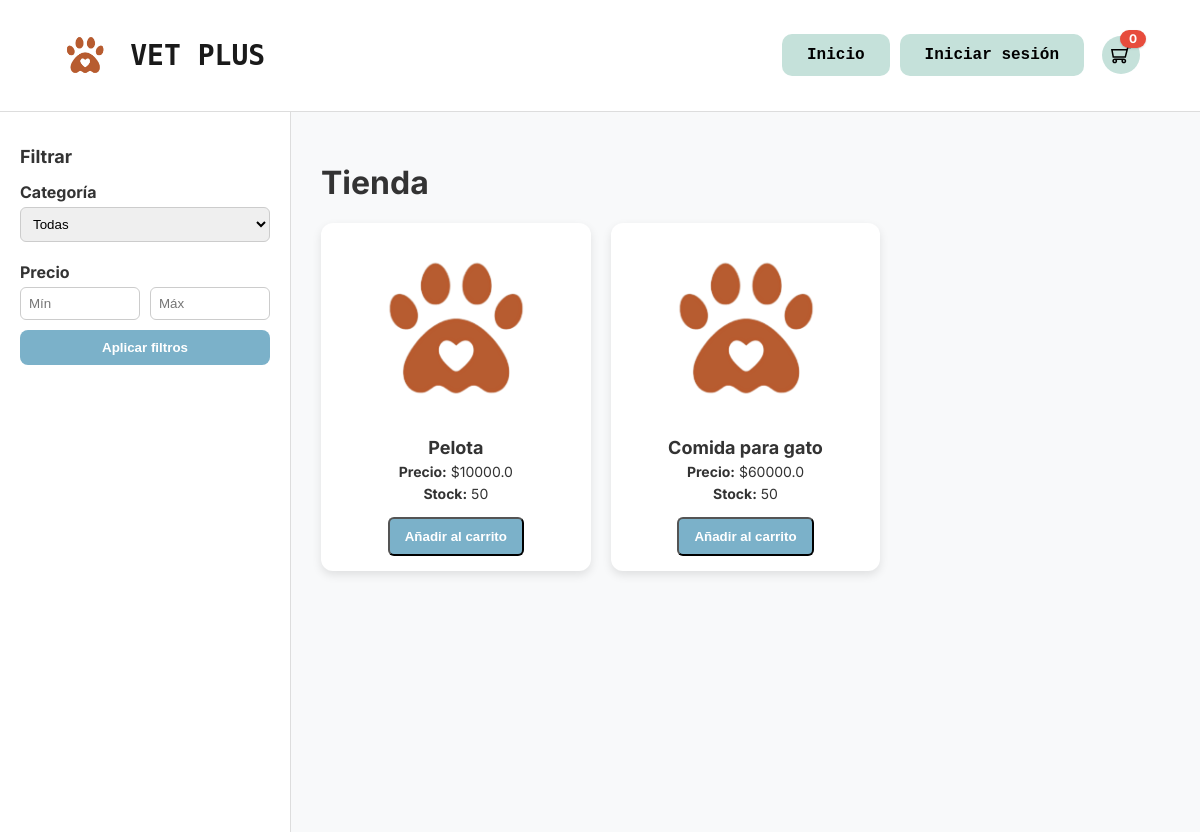
The page /tienda on the database its author committed.
### vetplus/models.py (models this page shows, shortened)
class Product(db.Model):
    id = db.Column(db.Integer, primary_key = True)
    name = db.Column(db.String(100), nullable = False)
    description = db.Column(db.Text, nullable = False)
    price = db.Column(db.Float, nullable = False)
    stock = db.Column(db.Integer, nullable = False)
    category_id = db.Column(db.Integer, db.ForeignKey("category.id"), nullable = False)

### vetplus/routes/store.py (the view)
@store_bp.route("/tienda")
def tienda():
    category_id = request.args.get("category", type = int)
    min_price = request.args.get("min_price", type = float)
    max_price = request.args.get("max_price", type = float)
    query = Product.query
    if category_id:
        query = query.filter(Product.category_id == category_id)
    if min_price != None:
        query = query.filter(Product.price >= min_price)
    if max_price != None:
        query = query.filter(Product.price <= max_price)
    products = query.all()
    categories = Category.query.all()
    return render_template("store/store.html", products = products, categories = categories, category_id = category_id, min_price = min_price, max_price = max_price)

### templates/store/store.html (shortened to what this page needs)
<!DOCTYPE html>
<html lang="es">
<head>
</head>
<body>
    <header>
        <div class="logo">
            <img src="{{ url_for('static', filename='img/logo.png') }}" alt="Logo Vetplus" class="icono" height="50">
            <h1>VET PLUS</h1>
        </div>
        <nav>
            <a href="{{ url_for('main.home' )}}"><button class="btn">Inicio</button></a>
            {% if current_user.is_authenticated %}
            <a href="{{ url_for('main.dashboard' )}}"><button class="btn">Dashboard</button></a>
            {% else %}
            <a href="{{ url_for('auth.login') }}"><button class="btn">Iniciar sesión</button></a>
            {% endif %}
            <a href="{{ url_for('cart.view_cart') }}" class="cart-link" title="Ver carrito">
                <div class="cart-circle">
                </div>
                <span id="cart-count-badge" class="cart-badge">
                    {{ session.get('cart')|length if session.get('cart') else 0 }}
                </span>
            </a>
        </nav>
    </header>
    <div class="content">
        <aside>
            <h2>Filtrar</h2>
            <form method="GET" action="{{ url_for('store.tienda') }}">
                <label for="category">Categoría</label>
                <select name="category" id="category">
                    <option value="">Todas</option>
                </select>
                <label>Precio</label>
                <div class="price-filter">
                    <input type="number" name="min_price" placeholder="Mín"
                        value="{{ request.args.get('min_price', '') }}">
                    <input type="number" name="max_price" placeholder="Máx"
                        value="{{ request.args.get('max_price', '') }}">
                </div>
                <button type="submit">Aplicar filtros</button>
            </form>
        </aside>
        <main>
            <h1>Tienda</h1>
            <div class="products-grid">
                {% for product in products %}
                <div class="product-card">
                    <img src="{{ url_for('static', filename='img/logo.png') }}" alt="Imagen producto">
                    <h3>{{ product.name }}</h3>
                    <p><strong>Precio:</strong> ${{ product.price }}</p>
                    <p><strong>Stock:</strong> {{ product.stock }}</p>
                    <button class="btn-add" onclick="addToCart({{ product.id }})">Añadir al carrito</button>
                </div>
                {% endfor %}
            </div>
        </main>
    </div>
</body>
</html>

### templates/store/store.html (style rules this page uses)
body { margin: 0; font-family: 'Inter', sans-serif; background: #f8f9fa; color: #333; }
header { display: flex; justify-content: space-between; align-items: center; padding: 20px 60px; background: #fff; border-bottom: 1px solid #ddd; }
nav { display: flex; align-items: center; gap: 10px; }
.logo { display: flex; align-items: center; gap: 20px; }
.logo h1 { font-size: 28px; font-weight: bold; color: #1a1a1a; font-family: 'monospace', cursive, sans-serif; }
.btn { background-color: #c5e1da; border: none; padding: 12px 25px; border-radius: 10px; cursor: pointer; font-size: 16px; font-weight: bold; font-family: 'Lucida Console', monospace; transition: transform 0.2s ease, background 0.3s ease; }
.content { display: flex; min-height: calc(100vh - 80px); }
aside { width: 250px; background: #fff; border-right: 1px solid #ddd; padding: 20px; }
aside h2 { font-size: 18px; margin-bottom: 15px; }
aside form label { font-weight: bold; display: block; margin: 10px 0 5px; }
aside form select, aside form input { width: 100%; padding: 8px; margin-bottom: 10px; border-radius: 6px; border: 1px solid #ccc; }
.price-filter { display: flex; gap: 10px; }
.price-filter input { width: 100%; }
aside button { width: 100%; padding: 10px; border: none; background: #7bb1c9; color: #fff; font-weight: bold; border-radius: 8px; cursor: pointer; }
main { flex: 1; padding: 30px; }
.products-grid { display: grid; grid-template-columns: repeat(auto-fill, minmax(250px, 1fr)); gap: 20px; }
.product-card { background: #fff; border-radius: 12px; padding: 15px; box-shadow: 0px 4px 10px rgba(0, 0, 0, 0.1); text-align: center; }
.product-card img { width: 100%; height: 180px; object-fit: contain; margin-bottom: 10px; }
.product-card h3 { font-size: 18px; margin: 5px 0; }
.product-card p { margin: 5px 0; font-size: 14px; }
.btn-add { display: inline-block; margin-top: 10px; padding: 10px 15px; background: #7bb1c9; color: #fff; border-radius: 6px; text-decoration: none; font-weight: bold; transition: background 0.3s; }
.cart-link { position: relative; display: inline-flex; align-items: center; gap: 8px; text-decoration: none; color: inherit; margin-left: 8px; }
.cart-icon { width: 26px; height: 26px; color: #1a1a1a; display: block; }
.cart-badge { position: absolute; top: -6px; right: -6px; background: #e74c3c; color: #fff; font-weight: 700; font-size: 12px; line-height: 18px; min-width: 18px; height: 18px; padding: 0 4px; border-radius: 999px; display: inline-flex; align-items: center; justify-content: center; box-shadow: 0 1px 2px rgba(0, 0, 0, 0.15); }
.cart-circle { background: #c5e1da; border-radius: 50%; width: 38px; height: 38px; display: flex; align-items: center; justify-content: center; transition: transform 0.2s ease, background 0.3s ease; }
.cart-icon { width: 20px; height: 20px; display: block; }

### rows shown on the page
Product: name "Pelota", price "10000.0", stock "50"
Product: name "Comida para gato", price "60000.0", stock "50"

### other values the page prints
{{ session.get('cart')|length if session.get('cart') else 0 }} "0"
